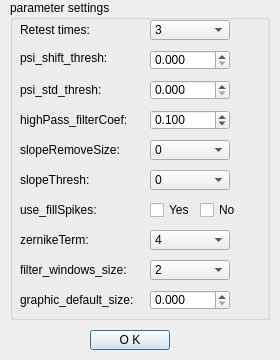
<?xml version="1.0" encoding="UTF-8"?>
<ui version="4.0">
 <class>Our_engineer_dialog</class>
 <widget class="QDialog" name="Our_engineer_dialog">
  <property name="geometry">
   <rect>
    <x>0</x>
    <y>0</y>
    <width>280</width>
    <height>360</height>
   </rect>
  </property>
  <property name="windowTitle">
   <string>Dialog</string>
  </property>
  <widget class="QGroupBox" name="groupBox">
   <property name="geometry">
    <rect>
     <x>10</x>
     <y>0</y>
     <width>260</width>
     <height>320</height>
    </rect>
   </property>
   <property name="title">
    <string>parameter settings</string>
   </property>
   <widget class="QLabel" name="label_21">
    <property name="geometry">
     <rect>
      <x>10</x>
      <y>20</y>
      <width>121</width>
      <height>20</height>
     </rect>
    </property>
    <property name="text">
     <string>Retest times:</string>
    </property>
   </widget>
   <widget class="QComboBox" name="rt_box">
    <property name="geometry">
     <rect>
      <x>140</x>
      <y>20</y>
      <width>80</width>
      <height>20</height>
     </rect>
    </property>
    <item>
     <property name="text">
      <string>3</string>
     </property>
    </item>
    <item>
     <property name="text">
      <string>5</string>
     </property>
    </item>
    <item>
     <property name="text">
      <string>7</string>
     </property>
    </item>
    <item>
     <property name="text">
      <string>9</string>
     </property>
    </item>
   </widget>
   <widget class="QDoubleSpinBox" name="p_s_t1_box">
    <property name="geometry">
     <rect>
      <x>140</x>
      <y>80</y>
      <width>80</width>
      <height>20</height>
     </rect>
    </property>
    <property name="decimals">
     <number>3</number>
    </property>
    <property name="maximum">
     <double>10000.000000000000000</double>
    </property>
    <property name="singleStep">
     <double>0.100000000000000</double>
    </property>
   </widget>
   <widget class="QDoubleSpinBox" name="p_sh_t1_box">
    <property name="geometry">
     <rect>
      <x>140</x>
      <y>50</y>
      <width>80</width>
      <height>20</height>
     </rect>
    </property>
    <property name="decimals">
     <number>3</number>
    </property>
    <property name="maximum">
     <double>10000.000000000000000</double>
    </property>
    <property name="singleStep">
     <double>0.100000000000000</double>
    </property>
   </widget>
   <widget class="QLabel" name="label_7">
    <property name="geometry">
     <rect>
      <x>10</x>
      <y>50</y>
      <width>151</width>
      <height>16</height>
     </rect>
    </property>
    <property name="text">
     <string>psi_shift_thresh:</string>
    </property>
   </widget>
   <widget class="QLabel" name="label_14">
    <property name="geometry">
     <rect>
      <x>10</x>
      <y>80</y>
      <width>141</width>
      <height>20</height>
     </rect>
    </property>
    <property name="text">
     <string>psi_std_thresh:</string>
    </property>
   </widget>
   <widget class="QDoubleSpinBox" name="doubleSpinBox">
    <property name="geometry">
     <rect>
      <x>140</x>
      <y>110</y>
      <width>80</width>
      <height>20</height>
     </rect>
    </property>
    <property name="decimals">
     <number>3</number>
    </property>
    <property name="minimum">
     <double>0.000000000000000</double>
    </property>
    <property name="maximum">
     <double>1.000000000000000</double>
    </property>
    <property name="singleStep">
     <double>0.100000000000000</double>
    </property>
    <property name="value">
     <double>0.100000000000000</double>
    </property>
   </widget>
   <widget class="QLabel" name="label">
    <property name="geometry">
     <rect>
      <x>10</x>
      <y>110</y>
      <width>120</width>
      <height>20</height>
     </rect>
    </property>
    <property name="text">
     <string>highPass_filterCoef:</string>
    </property>
   </widget>
   <widget class="QComboBox" name="srs1_box">
    <property name="geometry">
     <rect>
      <x>140</x>
      <y>140</y>
      <width>80</width>
      <height>20</height>
     </rect>
    </property>
    <item>
     <property name="text">
      <string>0</string>
     </property>
    </item>
    <item>
     <property name="text">
      <string>1</string>
     </property>
    </item>
    <item>
     <property name="text">
      <string>2</string>
     </property>
    </item>
    <item>
     <property name="text">
      <string>3</string>
     </property>
    </item>
    <item>
     <property name="text">
      <string>4</string>
     </property>
    </item>
    <item>
     <property name="text">
      <string>5</string>
     </property>
    </item>
    <item>
     <property name="text">
      <string>6</string>
     </property>
    </item>
    <item>
     <property name="text">
      <string>7</string>
     </property>
    </item>
    <item>
     <property name="text">
      <string>8</string>
     </property>
    </item>
    <item>
     <property name="text">
      <string>9</string>
     </property>
    </item>
    <item>
     <property name="text">
      <string>10</string>
     </property>
    </item>
   </widget>
   <widget class="QLabel" name="label_4">
    <property name="geometry">
     <rect>
      <x>10</x>
      <y>230</y>
      <width>120</width>
      <height>20</height>
     </rect>
    </property>
    <property name="text">
     <string>zernikeTerm:</string>
    </property>
   </widget>
   <widget class="QComboBox" name="zTerm_box">
    <property name="geometry">
     <rect>
      <x>140</x>
      <y>230</y>
      <width>80</width>
      <height>20</height>
     </rect>
    </property>
    <item>
     <property name="text">
      <string>4</string>
     </property>
    </item>
    <item>
     <property name="text">
      <string>9</string>
     </property>
    </item>
    <item>
     <property name="text">
      <string>16</string>
     </property>
    </item>
    <item>
     <property name="text">
      <string>25</string>
     </property>
    </item>
    <item>
     <property name="text">
      <string>36</string>
     </property>
    </item>
    <item>
     <property name="text">
      <string>37</string>
     </property>
    </item>
   </widget>
   <widget class="QLabel" name="label_10">
    <property name="geometry">
     <rect>
      <x>10</x>
      <y>140</y>
      <width>131</width>
      <height>20</height>
     </rect>
    </property>
    <property name="text">
     <string>slopeRemoveSize:</string>
    </property>
   </widget>
   <widget class="QLabel" name="label_11">
    <property name="geometry">
     <rect>
      <x>10</x>
      <y>170</y>
      <width>120</width>
      <height>20</height>
     </rect>
    </property>
    <property name="text">
     <string>slopeThresh:</string>
    </property>
   </widget>
   <widget class="QLabel" name="gra_def_size_lable">
    <property name="geometry">
     <rect>
      <x>10</x>
      <y>290</y>
      <width>181</width>
      <height>20</height>
     </rect>
    </property>
    <property name="text">
     <string>graphic_default_size:</string>
    </property>
   </widget>
   <widget class="QLabel" name="label_6">
    <property name="geometry">
     <rect>
      <x>10</x>
      <y>260</y>
      <width>121</width>
      <height>20</height>
     </rect>
    </property>
    <property name="text">
     <string>filter_windows_size:</string>
    </property>
   </widget>
   <widget class="QComboBox" name="fws1_box">
    <property name="geometry">
     <rect>
      <x>140</x>
      <y>260</y>
      <width>80</width>
      <height>20</height>
     </rect>
    </property>
    <property name="currentText">
     <string>2</string>
    </property>
    <property name="currentIndex">
     <number>0</number>
    </property>
    <item>
     <property name="text">
      <string>2</string>
     </property>
    </item>
    <item>
     <property name="text">
      <string>3</string>
     </property>
    </item>
    <item>
     <property name="text">
      <string>4</string>
     </property>
    </item>
    <item>
     <property name="text">
      <string>5</string>
     </property>
    </item>
   </widget>
   <widget class="QComboBox" name="st1_box">
    <property name="geometry">
     <rect>
      <x>140</x>
      <y>170</y>
      <width>80</width>
      <height>20</height>
     </rect>
    </property>
    <item>
     <property name="text">
      <string>0</string>
     </property>
    </item>
    <item>
     <property name="text">
      <string>1</string>
     </property>
    </item>
    <item>
     <property name="text">
      <string>2</string>
     </property>
    </item>
    <item>
     <property name="text">
      <string>3</string>
     </property>
    </item>
    <item>
     <property name="text">
      <string>4</string>
     </property>
    </item>
    <item>
     <property name="text">
      <string>5</string>
     </property>
    </item>
    <item>
     <property name="text">
      <string>6</string>
     </property>
    </item>
    <item>
     <property name="text">
      <string>7</string>
     </property>
    </item>
    <item>
     <property name="text">
      <string>8</string>
     </property>
    </item>
    <item>
     <property name="text">
      <string>9</string>
     </property>
    </item>
    <item>
     <property name="text">
      <string>10</string>
     </property>
    </item>
   </widget>
   <widget class="QLabel" name="label_3">
    <property name="geometry">
     <rect>
      <x>10</x>
      <y>200</y>
      <width>100</width>
      <height>20</height>
     </rect>
    </property>
    <property name="text">
     <string>use_fillSpikes:</string>
    </property>
   </widget>
   <widget class="QCheckBox" name="use_fs_no">
    <property name="geometry">
     <rect>
      <x>190</x>
      <y>200</y>
      <width>41</width>
      <height>20</height>
     </rect>
    </property>
    <property name="text">
     <string>No</string>
    </property>
   </widget>
   <widget class="QCheckBox" name="use_fs_yes">
    <property name="geometry">
     <rect>
      <x>140</x>
      <y>200</y>
      <width>41</width>
      <height>20</height>
     </rect>
    </property>
    <property name="text">
     <string>Yes</string>
    </property>
   </widget>
   <widget class="QDoubleSpinBox" name="gra_def_size_value">
    <property name="geometry">
     <rect>
      <x>140</x>
      <y>290</y>
      <width>80</width>
      <height>20</height>
     </rect>
    </property>
    <property name="decimals">
     <number>3</number>
    </property>
    <property name="maximum">
     <double>10000.000000000000000</double>
    </property>
    <property name="singleStep">
     <double>1.000000000000000</double>
    </property>
   </widget>
  </widget>
  <widget class="QPushButton" name="OK_BTN">
   <property name="geometry">
    <rect>
     <x>90</x>
     <y>330</y>
     <width>80</width>
     <height>20</height>
    </rect>
   </property>
   <property name="text">
    <string>O K</string>
   </property>
  </widget>
 </widget>
 <resources/>
 <connections/>
</ui>
